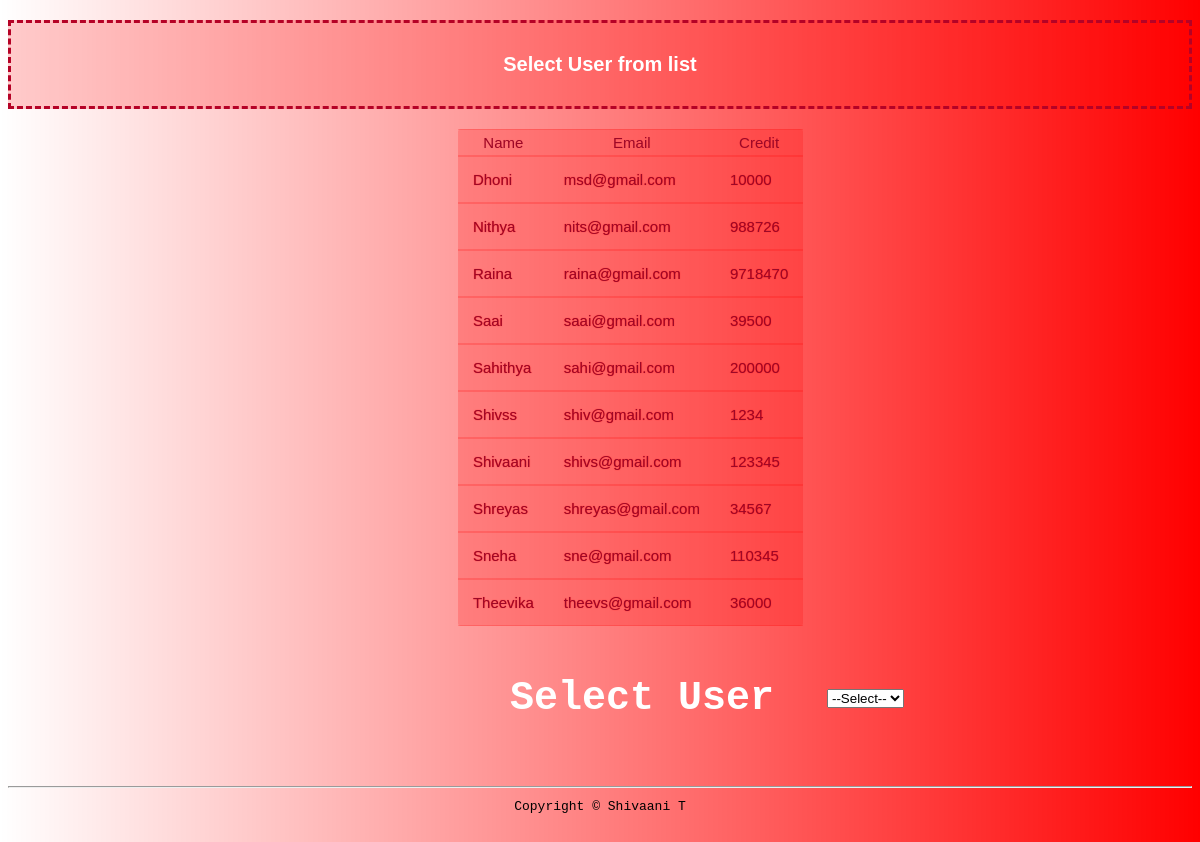
The app's page /selectuser.php with its own data.
### tables this page shows
CREATE TABLE `user1` (
  `name` varchar(15) NOT NULL,
  `email` varchar(25) NOT NULL,
  `credit` varchar(10) NOT NULL
);

### selectuser.php (the view, shortened to what this page needs)
<!DOCTYPE html>
<html lang="en">
<head>
       <link rel="stylesheet" href="style.css">
</head>
<body>
<form  action="userdetail.php" method="post">
    <h3> Select User from list</h3>
    <table class="flat-table flat-table-1">
    <?php
$con=mysqli_connect('localhost','root','','banking');
$q="select * from user1 ";
$result=mysqli_query($con,$q);
?>
	<thead>
		<th>Name</th>
		<th>Email</th>
		<th>Credit</th>
	</thead>
	<tbody>
		<tr>
        <?php
     $row=mysqli_fetch_array($result);
           ?>
 <td><?php echo  $row["name"]; ?></td>
  <td><?php echo  $row["email"]; ?></td>
  <td><?php echo  $row["credit"]; ?></td>
		</tr>
		<tr>
        <?php
     $row=mysqli_fetch_array($result);
           ?>
 <td><?php echo  $row["name"]; ?></td>
  <td><?php echo  $row["email"]; ?></td>
  <td><?php echo  $row["credit"]; ?></td>
        </tr>
        <tr>
        <?php
     $row=mysqli_fetch_array($result);
           ?>
 <td><?php echo  $row["name"]; ?></td>
  <td><?php echo  $row["email"]; ?></td>
  <td><?php echo  $row["credit"]; ?></td>
        </tr>
        <tr>
        <?php
     $row=mysqli_fetch_array($result);
           ?>
 <td><?php echo  $row["name"]; ?></td>
  <td><?php echo  $row["email"]; ?></td>
  <td><?php echo  $row["credit"]; ?></td>
        </tr>
        <tr>
        <?php
     $row=mysqli_fetch_array($result);
           ?>
 <td><?php echo  $row["name"]; ?></td>
  <td><?php echo  $row["email"]; ?></td>
  <td><?php echo  $row["credit"]; ?></td>
        </tr>
        <tr>
        <?php
     $row=mysqli_fetch_array($result);
           ?>
 <td><?php echo  $row["name"]; ?></td>
  <td><?php echo  $row["email"]; ?></td>
  <td><?php echo  $row["credit"]; ?></td>
        </tr>
        <tr>
        <?php
     $row=mysqli_fetch_array($result);
           ?>
 <td><?php echo  $row["name"]; ?></td>
  <td><?php echo  $row["email"]; ?></td>
  <td><?php echo  $row["credit"]; ?></td>
        </tr>
        <tr>
        <?php
     $row=mysqli_fetch_array($result);
           ?>
 <td><?php echo  $row["name"]; ?></td>
  <td><?php echo  $row["email"]; ?></td>
  <td><?php echo  $row["credit"]; ?></td>
        </tr>
        <tr>
        <?php
     $row=mysqli_fetch_array($result);
           ?>
 <td><?php echo  $row["name"]; ?></td>
  <td><?php echo  $row["email"]; ?></td>
  <td><?php echo  $row["credit"]; ?></td>
        </tr>
        <tr>
        <?php
     $row=mysqli_fetch_array($result);
           ?>
 <td><?php echo  $row["name"]; ?></td>
  <td><?php echo  $row["email"]; ?></td>
  <td><?php echo  $row["credit"]; ?></td>
        </tr>
	</tbody>
</table>
    <div class="view">
<table cellspacing=50px style="position: relative; left: 38%;">
  <tr>
      <td> <h4>Select User</h4></td>
<td>
  <select name="name" onchange="this.form.submit()">
      <option>--Select--</option>
        </select>
      </td>
    </tr>
       <tr>
           <td></td>
    </tr>
        </table>
</div>
    </form>
</body>
<footer class="page3">
  <hr>
      <code>Copyright &copy Shivaani T</code>
</footer>
</html>

### style.css (style rules this page uses)
body { background-image:linear-gradient(to right,rgba(255,0,0,0),rgba(255,0,0,1)) }
h4 { color:white; font-family:monospace; padding:1px; font-size:40px; }
h3 { background-color: rgba(255,0,0,0.2); text-align:center; padding:30px; font-family: sans-serif; color:white; font-size:20px; border-style: dashed; border-color: #b50226; }
.view { margin-top:-60px; margin-bottom:5px; }
footer.page3 { margin-top:-100px; margin-bottom:-500px; text-align:center; }
.flat-table { margin-bottom: 5px; border-collapse:collapse; font-family: sans-serif; border: none; border-radius: 3px; -webkit-border-radius: 3px; -moz-border-radius: 3px; position: relative; left: 38%; }
.flat-table th, .flat-table td { box-shadow: inset 0 -1px rgba(255,0,0,0.2), inset 0 1px rgba(255,0,0,0.2); }
.flat-table th { font-weight: normal; -webkit-font-smoothing: antialiased; padding: 5px; color: #9c0828; text-shadow: 0 0 1px rgba(255,0,0,0.2); font-size: 15px; }
.flat-table td { color: #9c0828; padding: 15px; text-shadow: 0 0 1px rgba(255,0,0,0.8); font-size: 15px; }
.flat-table tr { -webkit-transition: background 0.3s, box-shadow 0.3s; -moz-transition: background 0.3s, box-shadow 0.3s; transition: background 0.3s, box-shadow 0.3s; }
.flat-table-1 { background: rgba(255,0,0,0.2) }

### records on screen
user1: name "Dhoni", email "msd@gmail.com", credit "10000"
user1: name "Nithya", email "nits@gmail.com", credit "988726"
user1: name "Raina", email "raina@gmail.com", credit "9718470"
user1: name "Saai", email "saai@gmail.com", credit "39500"
user1: name "Sahithya", email "sahi@gmail.com", credit "200000"
user1: name "Shivss", email "shiv@gmail.com", credit "1234"
user1: name "Shivaani", email "shivs@gmail.com", credit "123345"
user1: name "Shreyas", email "shreyas@gmail.com", credit "34567"
user1: name "Sneha", email "sne@gmail.com", credit "110345"
user1: name "Theevika", email "theevs@gmail.com", credit "36000"
